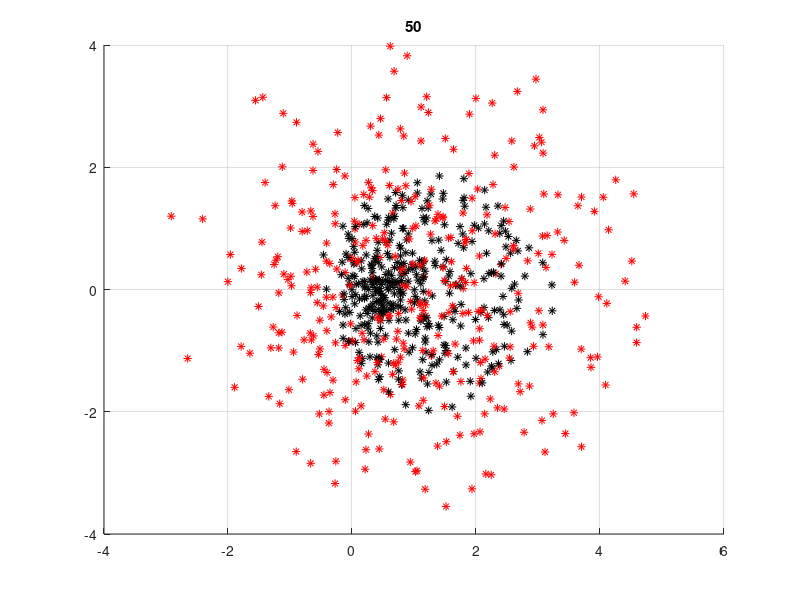

This figure's MATLAB source:
clear all, close all, clc

%riemann hypothesis is that the zeros of the riemann zeta function lie on real line x = 1/2? 
%let's explore this? 

x = 0.7;
hold on
for y = 14:0.1:50
    out1 = 1; 
    out2 = 1; 
    for n = 2:2000
        out1 = out1 + 1/(n.^(x+j*y));
        out2 = out2 + 1/(n.^(0.5+j*y));
    end
    plot(real(out1), imag(out1), '*k');
%     pause(0.5);
    plot(real(out2), imag(out2), '*r');
    grid
    title(y)
    pause(0.01);
end
